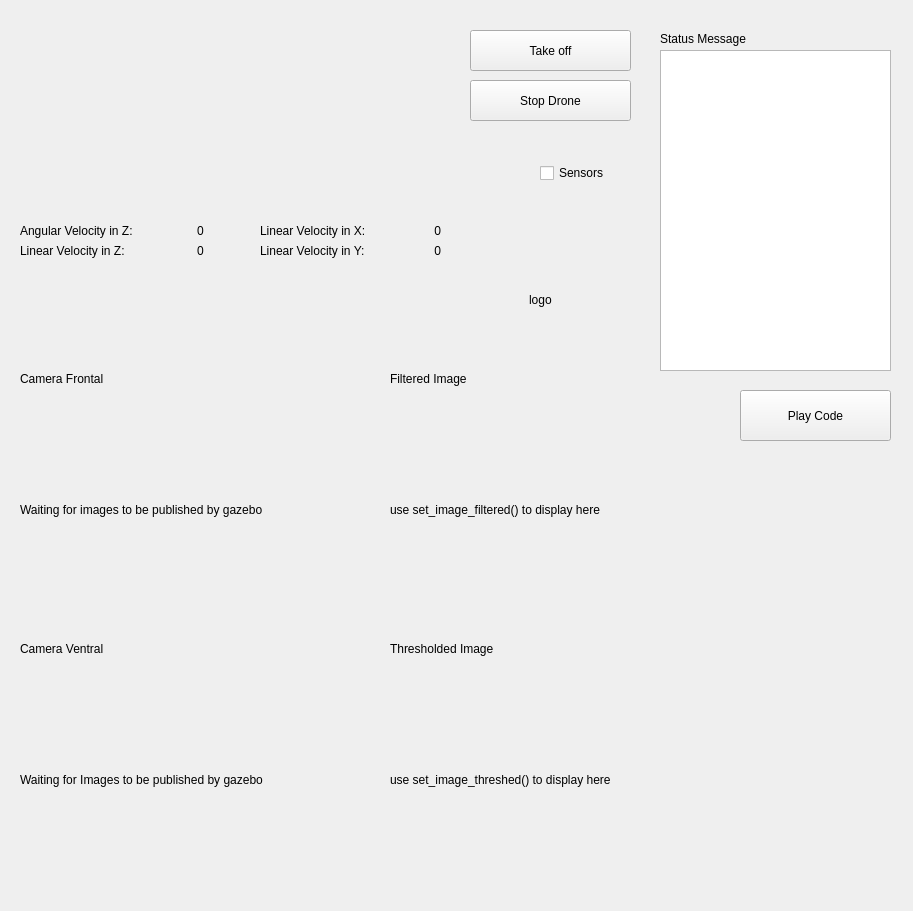
<?xml version="1.0" encoding="UTF-8"?>
<ui version="4.0">
 <class>MainWindow</class>
 <widget class="QWidget" name="MainWindow">
  <property name="geometry">
   <rect>
    <x>0</x>
    <y>0</y>
    <width>913</width>
    <height>911</height>
   </rect>
  </property>
  <property name="minimumSize">
   <size>
    <width>660</width>
    <height>370</height>
   </size>
  </property>
  <property name="maximumSize">
   <size>
    <width>1000</width>
    <height>1000</height>
   </size>
  </property>
  <property name="windowTitle">
   <string>Follow Road</string>
  </property>
  <widget class="QPushButton" name="takeoffButton">
   <property name="geometry">
    <rect>
     <x>470</x>
     <y>30</y>
     <width>161</width>
     <height>41</height>
    </rect>
   </property>
   <property name="text">
    <string>Take off</string>
   </property>
  </widget>
  <widget class="QPushButton" name="playButton">
   <property name="geometry">
    <rect>
     <x>740</x>
     <y>390</y>
     <width>151</width>
     <height>51</height>
    </rect>
   </property>
   <property name="text">
    <string>Play Code</string>
   </property>
   <property name="icon">
    <iconset>
     <normaloff>play.png</normaloff>play.png</iconset>
   </property>
  </widget>
  <widget class="QCheckBox" name="sensorsCheck">
   <property name="geometry">
    <rect>
     <x>540</x>
     <y>160</y>
     <width>94</width>
     <height>26</height>
    </rect>
   </property>
   <property name="text">
    <string>Sensors</string>
   </property>
  </widget>
  <widget class="QLabel" name="altdLabel">
   <property name="geometry">
    <rect>
     <x>20</x>
     <y>240</y>
     <width>141</width>
     <height>21</height>
    </rect>
   </property>
   <property name="text">
    <string>Linear Velocity in Z: </string>
   </property>
  </widget>
  <widget class="QWidget" name="verticalLayoutWidget">
   <property name="geometry">
    <rect>
     <x>250</x>
     <y>20</y>
     <width>201</width>
     <height>201</height>
    </rect>
   </property>
   <layout class="QVBoxLayout" name="tlLayout">
    <property name="sizeConstraint">
     <enum>QLayout::SetMinimumSize</enum>
    </property>
   </layout>
  </widget>
  <widget class="QLabel" name="rotationLabel">
   <property name="geometry">
    <rect>
     <x>20</x>
     <y>220</y>
     <width>151</width>
     <height>21</height>
    </rect>
   </property>
   <property name="text">
    <string>Angular Velocity in Z:</string>
   </property>
  </widget>
  <widget class="QLabel" name="XLabel">
   <property name="geometry">
    <rect>
     <x>260</x>
     <y>220</y>
     <width>141</width>
     <height>21</height>
    </rect>
   </property>
   <property name="text">
    <string>Linear Velocity in X:</string>
   </property>
  </widget>
  <widget class="QLabel" name="YLabel">
   <property name="geometry">
    <rect>
     <x>260</x>
     <y>240</y>
     <width>141</width>
     <height>21</height>
    </rect>
   </property>
   <property name="text">
    <string>Linear Velocity in Y: </string>
   </property>
  </widget>
  <widget class="QLabel" name="XValue">
   <property name="geometry">
    <rect>
     <x>400</x>
     <y>220</y>
     <width>41</width>
     <height>21</height>
    </rect>
   </property>
   <property name="text">
    <string>0</string>
   </property>
   <property name="alignment">
    <set>Qt::AlignRight|Qt::AlignTrailing|Qt::AlignVCenter</set>
   </property>
  </widget>
  <widget class="QLabel" name="YValue">
   <property name="geometry">
    <rect>
     <x>400</x>
     <y>240</y>
     <width>41</width>
     <height>21</height>
    </rect>
   </property>
   <property name="text">
    <string>0</string>
   </property>
   <property name="alignment">
    <set>Qt::AlignRight|Qt::AlignTrailing|Qt::AlignVCenter</set>
   </property>
  </widget>
  <widget class="QLabel" name="altdValue">
   <property name="geometry">
    <rect>
     <x>180</x>
     <y>240</y>
     <width>41</width>
     <height>21</height>
    </rect>
   </property>
   <property name="text">
    <string>0</string>
   </property>
   <property name="alignment">
    <set>Qt::AlignCenter</set>
   </property>
  </widget>
  <widget class="QLabel" name="rotValue">
   <property name="geometry">
    <rect>
     <x>180</x>
     <y>220</y>
     <width>41</width>
     <height>21</height>
    </rect>
   </property>
   <property name="text">
    <string>0</string>
   </property>
   <property name="alignment">
    <set>Qt::AlignCenter</set>
   </property>
  </widget>
  <widget class="QLabel" name="img_logo">
   <property name="geometry">
    <rect>
     <x>529</x>
     <y>239</y>
     <width>121</width>
     <height>121</height>
    </rect>
   </property>
   <property name="text">
    <string>logo</string>
   </property>
  </widget>
  <widget class="QLabel" name="label">
   <property name="geometry">
    <rect>
     <x>20</x>
     <y>370</y>
     <width>111</width>
     <height>17</height>
    </rect>
   </property>
   <property name="text">
    <string>Camera Frontal</string>
   </property>
  </widget>
  <widget class="QLabel" name="label_2">
   <property name="geometry">
    <rect>
     <x>20</x>
     <y>640</y>
     <width>111</width>
     <height>17</height>
    </rect>
   </property>
   <property name="text">
    <string>Camera Ventral</string>
   </property>
  </widget>
  <widget class="QLabel" name="label_3">
   <property name="geometry">
    <rect>
     <x>390</x>
     <y>370</y>
     <width>111</width>
     <height>17</height>
    </rect>
   </property>
   <property name="text">
    <string>Filtered Image</string>
   </property>
  </widget>
  <widget class="QLabel" name="label_4">
   <property name="geometry">
    <rect>
     <x>390</x>
     <y>640</y>
     <width>131</width>
     <height>17</height>
    </rect>
   </property>
   <property name="text">
    <string>Thresholded Image</string>
   </property>
  </widget>
  <widget class="QLabel" name="img_frontal">
   <property name="geometry">
    <rect>
     <x>20</x>
     <y>390</y>
     <width>320</width>
     <height>240</height>
    </rect>
   </property>
   <property name="text">
    <string>Waiting for images to be published by gazebo</string>
   </property>
  </widget>
  <widget class="QLabel" name="img_ventral">
   <property name="geometry">
    <rect>
     <x>20</x>
     <y>660</y>
     <width>320</width>
     <height>240</height>
    </rect>
   </property>
   <property name="text">
    <string>Waiting for Images to be published by gazebo</string>
   </property>
  </widget>
  <widget class="QLabel" name="img_filtered">
   <property name="geometry">
    <rect>
     <x>390</x>
     <y>390</y>
     <width>320</width>
     <height>240</height>
    </rect>
   </property>
   <property name="text">
    <string>use set_image_filtered() to display here</string>
   </property>
  </widget>
  <widget class="QLabel" name="img_threshed">
   <property name="geometry">
    <rect>
     <x>390</x>
     <y>660</y>
     <width>320</width>
     <height>240</height>
    </rect>
   </property>
   <property name="text">
    <string>use set_image_threshed() to display here</string>
   </property>
  </widget>
  <widget class="QTextEdit" name="term_out">
   <property name="geometry">
    <rect>
     <x>660</x>
     <y>50</y>
     <width>231</width>
     <height>321</height>
    </rect>
   </property>
  </widget>
  <widget class="QLabel" name="label_5">
   <property name="geometry">
    <rect>
     <x>660</x>
     <y>30</y>
     <width>111</width>
     <height>17</height>
    </rect>
   </property>
   <property name="text">
    <string>Status Message</string>
   </property>
  </widget>
  <widget class="QWidget" name="verticalLayoutWidget_2">
   <property name="geometry">
    <rect>
     <x>20</x>
     <y>20</y>
     <width>201</width>
     <height>201</height>
    </rect>
   </property>
   <layout class="QVBoxLayout" name="tlLayout_2">
    <property name="sizeConstraint">
     <enum>QLayout::SetMinimumSize</enum>
    </property>
   </layout>
  </widget>
  <widget class="QPushButton" name="stopButton">
   <property name="geometry">
    <rect>
     <x>470</x>
     <y>80</y>
     <width>161</width>
     <height>41</height>
    </rect>
   </property>
   <property name="text">
    <string>Stop Drone</string>
   </property>
   <property name="icon">
    <iconset>
     <normaloff>stop.png</normaloff>stop.png</iconset>
   </property>
  </widget>
 </widget>
 <resources/>
 <connections/>
</ui>
